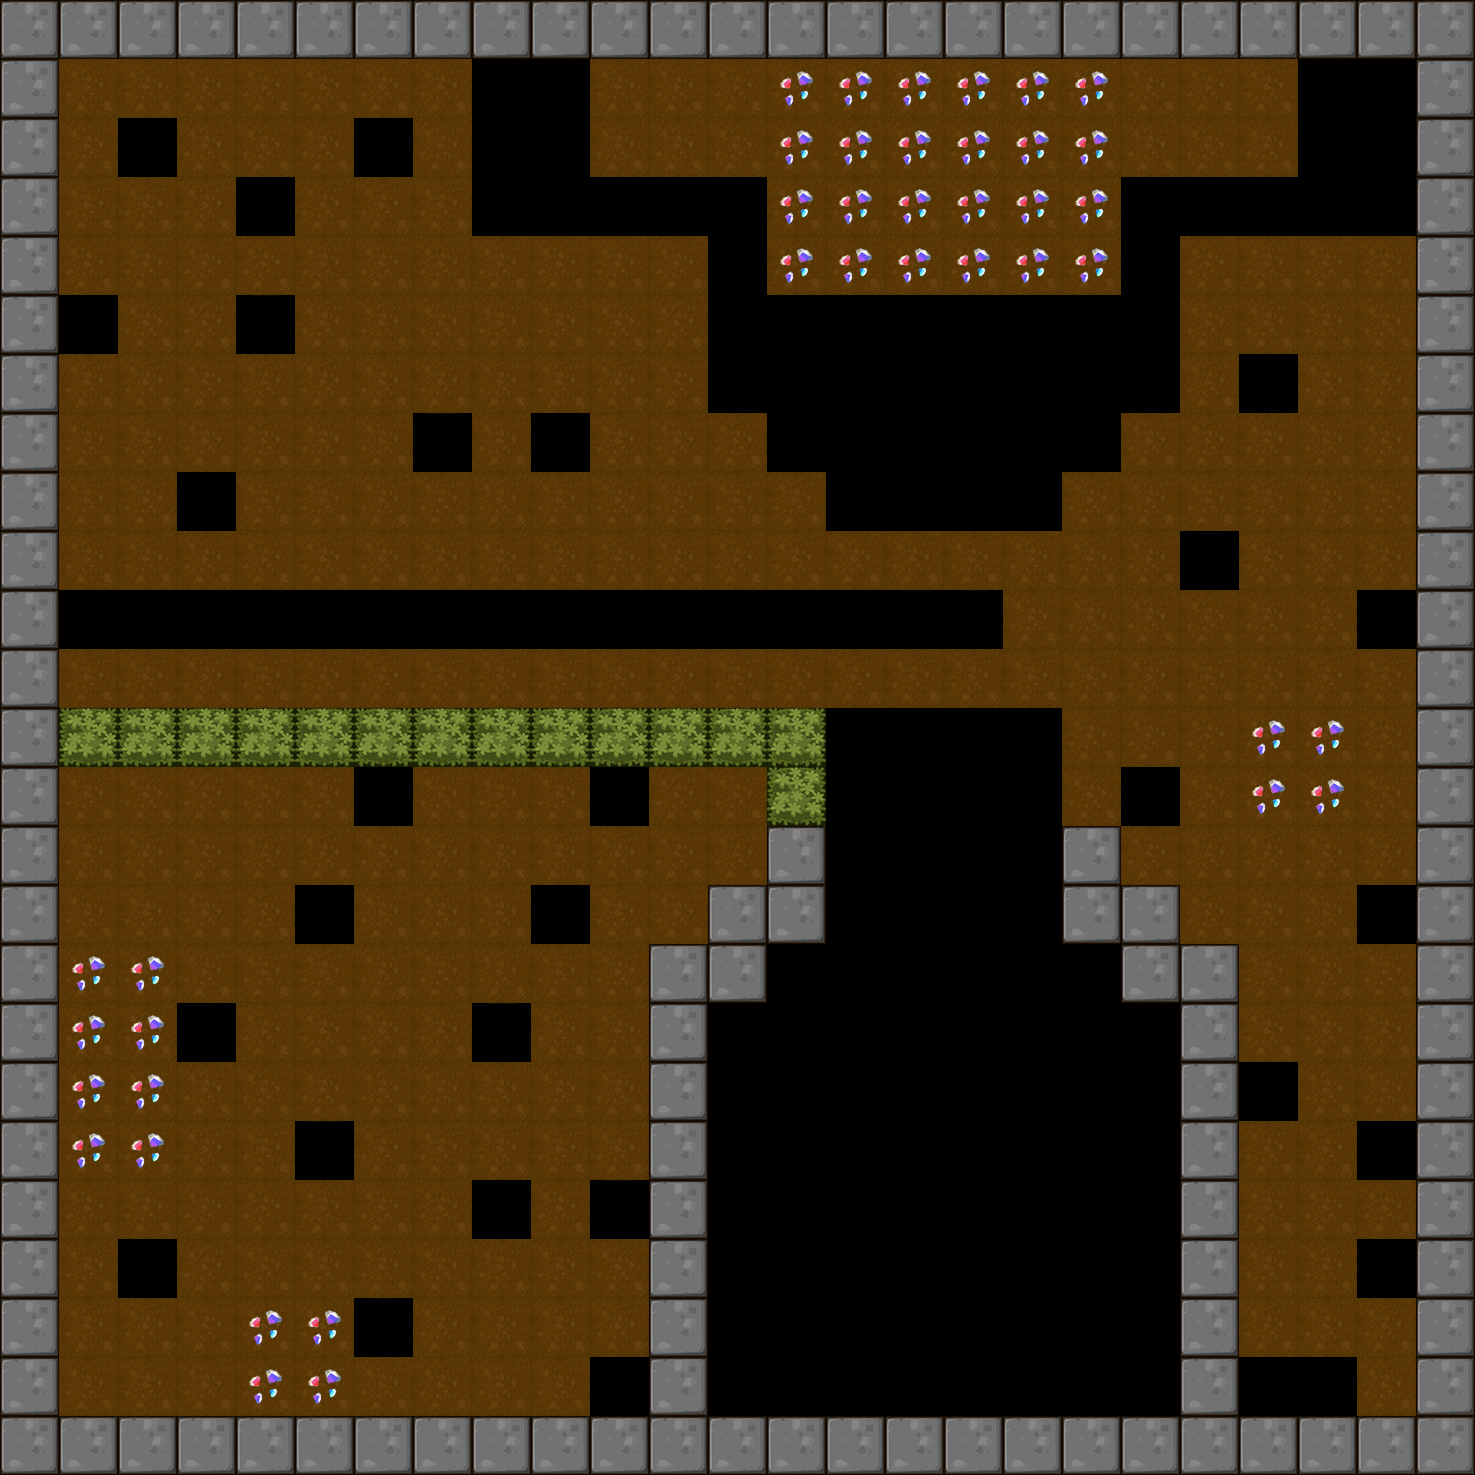

This is a level from a 2D game, rendered from its Tiled map with the project's own tilesets. A one-line summary and the map file follow, with tile-layer data summarised:
An orthogonal 25x25 tile map with 59x59 px tiles, 1 tile layer (BackGround) and 14 objects (13x Shipper, Player).

<map version="1.0" orientation="orthogonal" renderorder="right-down" width="25" height="25" tilewidth="59" tileheight="59">
 <tileset firstgid="1" name="itemmap" tilewidth="59" tileheight="59">
  <image source="tileset2.png" trans="ff00ff" width="354" height="354" />
 </tileset>
 <layer name="BackGround" width="25" height="25">
  <data>[625 cells, 525 non-empty, 12 distinct tile ids]</data>
 </layer>
 <objectgroup name="RobotCharacter">
  <object name="Player" x="953.398" y="1128.89" width="40" height="40" />
 </objectgroup>
 <objectgroup name="EnemyCharacter">
  <object name="Shipper" type="Shipper" x="64.257" y="595.128" width="40" height="40" />
  <object name="Shipper" type="Shipper" x="476.165" y="63.8926" width="40" height="40" />
  <object name="Shipper" type="Shipper" x="541.692" y="129.015" width="40" height="40" />
  <object name="Shipper" type="Shipper" x="536.088" y="181.342" width="40" height="40" />
  <object name="Shipper" type="Shipper" x="534.691" y="67.2895" width="40" height="40" />
  <object name="Shipper" type="Shipper" x="479.753" y="125.61" width="40" height="40" />
  <object name="Shipper" type="Shipper" x="483.356" y="178.945" width="40" height="40" />
  <object name="Shipper" type="Shipper" x="1364.42" y="185.254" width="40" height="40" />
  <object name="Shipper" type="Shipper" x="1363.02" y="71.2014" width="40" height="40" />
  <object name="Shipper" type="Shipper" x="1304.49" y="67.8045" width="40" height="40" />
  <object name="Shipper" type="Shipper" x="1311.69" y="182.857" width="40" height="40" />
  <object name="Shipper" type="Shipper" x="1370.02" y="132.927" width="40" height="40" />
  <object name="Shipper" type="Shipper" x="1308.08" y="129.522" width="40" height="40" />
 </objectgroup>
</map>
